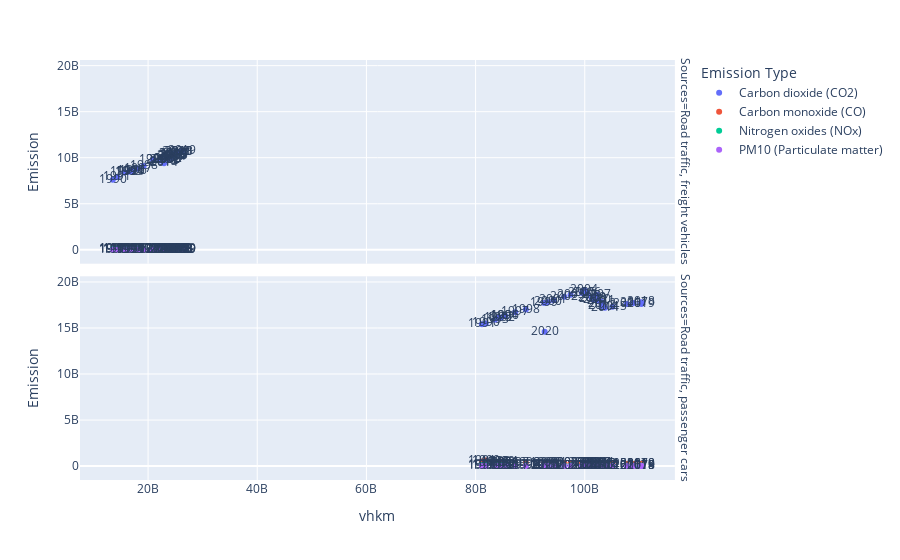

The code cell stored with this chart in its notebook:
### Code cell
px.scatter(vehicle_data, x="vhkm", y="Emission", text="Year", color="Emission Type", facet_row="Sources", height=1000)
